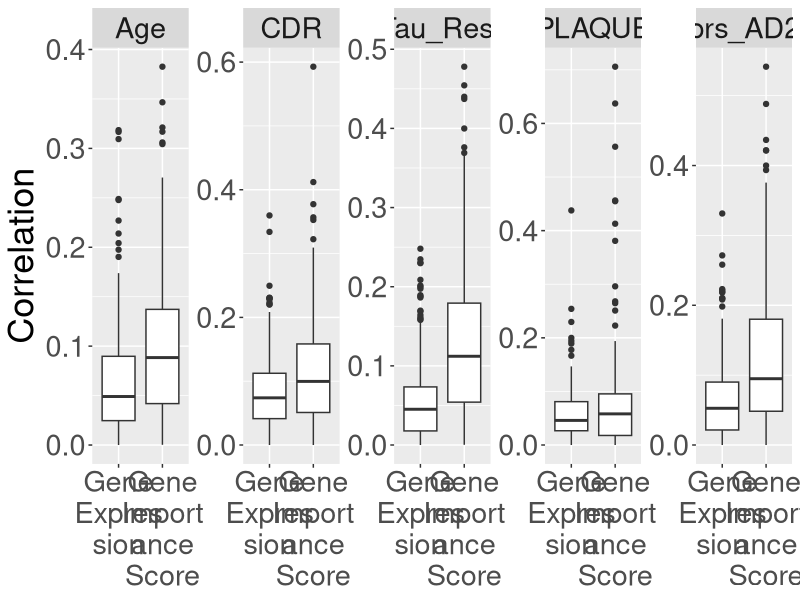

This figure's R source:
library(ggplot2)

data = read.csv('./Figures/Figures 4-6/data/correlation_comparison.csv')
data[data$condition=='Sleep_WeightGain_Guilt_Suicide', 'condition'] = 'S_WG_G_S'
data$phen2 =  gsub('MSSM_', '',data$phen2)
data[data$Method=='Gene Expression', 'Method'] = 'Gene\nExpression'
data[data$Method=='Gene Importance Score', 'Method'] = 'Gene\nImportance\nScore'

for (phen_label in unique(data$phen1)) {
  if (phen_label == 'AD_c15x') {
    data_flt = data[data$phen1==phen_label, ]
    # one box per variety
    ggplot(data_flt, aes(x=Method, y=corr)) + 
      geom_boxplot() +
      facet_wrap(~phen2, scale="free", ncol = 5) +
      theme(text = element_text(size = 26)) +
      labs(y= "Correlation")+
      theme(legend.position = "bottom", legend.justification = "center")+
      theme(axis.title.x=element_blank())#, axis.text.x=element_text(angle=90))
    ggsave(paste0(phen_label,'_corr_plt_01sep24.png'), width=16, height=8, dpi=300)
  }
} 
